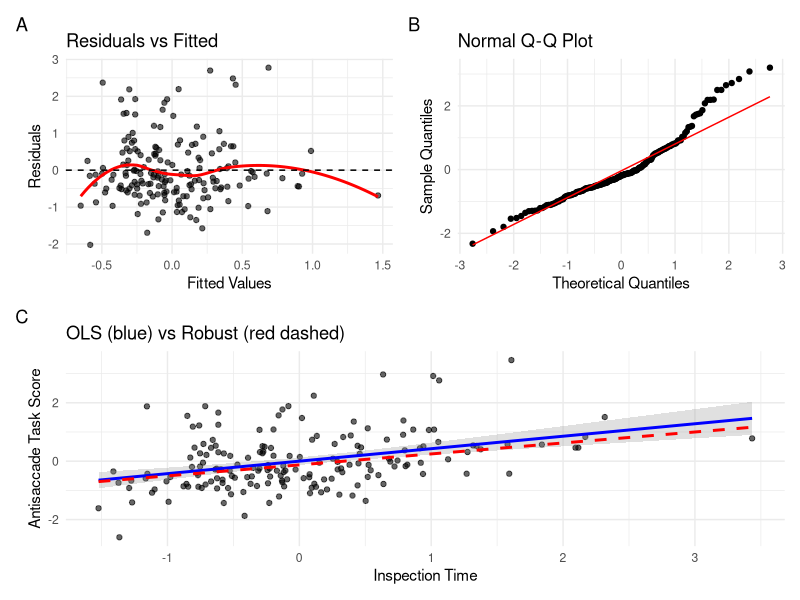
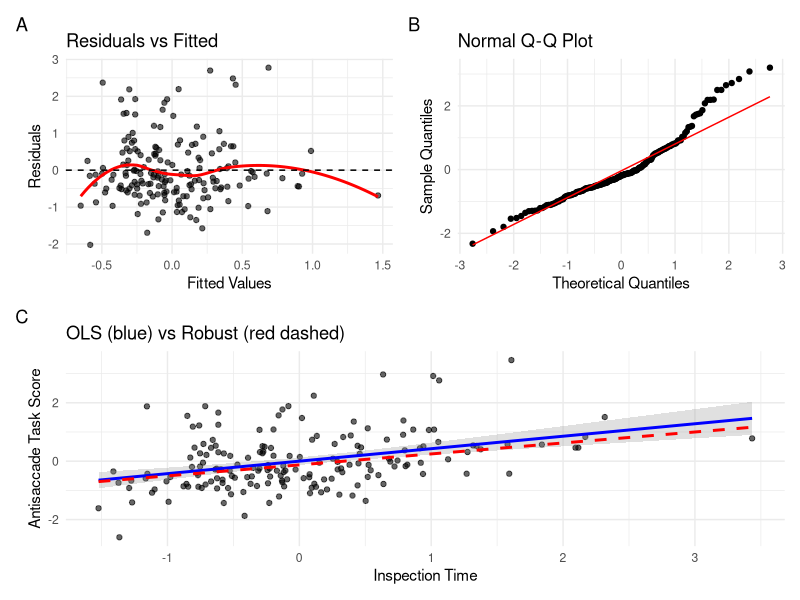
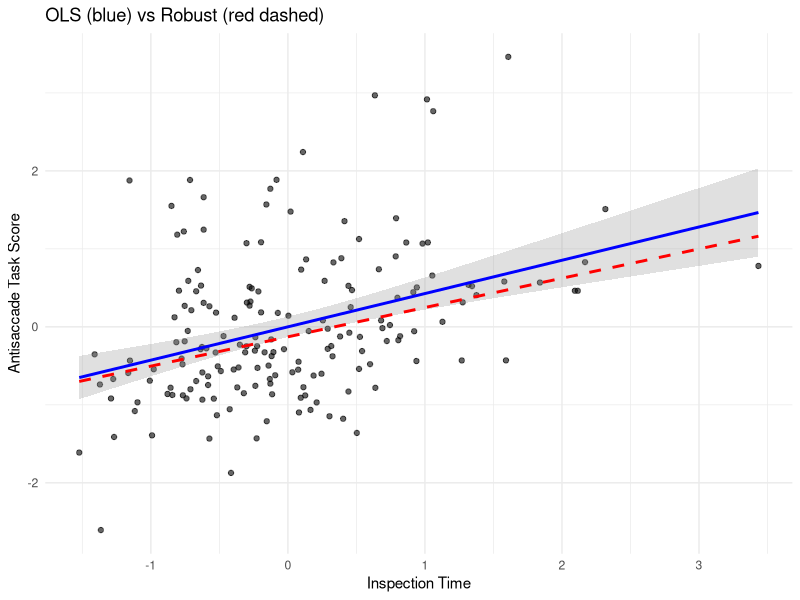

The R script that drew these images, in order:
library(tidyverse)
library(broom)
library(car)
library(lmtest)
library(robustbase)
library(boot)
library(patchwork)

# Load data
rou_rep <- read_csv("saccades_factor.csv")

# 1. DESCRIPTIVE STATISTICS
cat("=== DESCRIPTIVE STATISTICS ===\n")
summary_stats <- rou_rep %>%
  summarise(
    across(c(inspection_time, anti), 
           list(mean = ~mean(.x, na.rm = TRUE),
                sd = ~sd(.x, na.rm = TRUE),
                min = ~min(.x, na.rm = TRUE),
                max = ~max(.x, na.rm = TRUE)), 
           .names = "{.col}_{.fn}")
  )
print(summary_stats)

# 2. ASSUMPTION CHECKS
cat("\n=== ASSUMPTION CHECKS ===\n")

# Normality (Shapiro-Wilk test)
shapiro_inspection <- shapiro.test(rou_rep$inspection_time)
shapiro_anti <- shapiro.test(rou_rep$anti)

cat("Normality Tests:\n")
cat("Inspection Time: W =", round(shapiro_inspection$statistic, 3), 
    ", p =", format.pval(shapiro_inspection$p.value, digits = 3), "\n")
cat("Anti: W =", round(shapiro_anti$statistic, 3), 
    ", p =", format.pval(shapiro_anti$p.value, digits = 3), "\n")

# Fit initial model for diagnostics
model_ols <- lm(anti ~ inspection_time, data = rou_rep)

# Heteroscedasticity (Breusch-Pagan test)
bp_test <- bptest(model_ols)
cat("\nHeteroscedasticity Test: BP =", round(bp_test$statistic, 3), 
    ", p =", format.pval(bp_test$p.value, digits = 3), "\n")

# Outliers (Bonferroni outlier test)
outliers <- outlierTest(model_ols)
cat("\nOutlier Test:\n")
print(outliers)

# 3. CORRELATIONS
cat("\n=== CORRELATIONS ===\n")
pearson_cor <- cor.test(rou_rep$inspection_time, rou_rep$anti, method = "pearson")
spearman_cor <- cor.test(rou_rep$inspection_time, rou_rep$anti, method = "spearman")

cat("Pearson: r =", round(pearson_cor$estimate, 3), 
    ", p =", format.pval(pearson_cor$p.value, digits = 3), "\n")
cat("Spearman: rho =", round(spearman_cor$estimate, 3), 
    ", p =", format.pval(spearman_cor$p.value, digits = 3), "\n")

# 4. REGRESSION MODELS
cat("\n=== REGRESSION MODELS ===\n")

# OLS regression
cat("OLS Regression:\n")
ols_summary <- summary(model_ols)
print(ols_summary)

# Robust regression
model_robust <- lmrob(anti ~ inspection_time, data = rou_rep)
cat("\nRobust Regression:\n")
robust_summary <- summary(model_robust)
print(robust_summary)

# 5. BOOTSTRAP CONFIDENCE INTERVALS
cat("\n=== BOOTSTRAP ANALYSIS ===\n")
set.seed(123)

# Bootstrap slope estimate
boot_slope <- function(data, indices) {
  coef(lm(anti ~ inspection_time, data = data[indices, ]))[2]
}

boot_results <- boot(rou_rep, boot_slope, R = 2000)
boot_ci <- boot.ci(boot_results, type = "bca")

cat("Bootstrap slope:", round(boot_results$t0, 3), "\n")
cat("Bootstrap 95% CI: [", round(boot_ci$bca[4], 3), ", ", 
    round(boot_ci$bca[5], 3), "]\n")

# Bootstrap p-value (permutation test)
boot_pvalue <- function(data, indices) {
  # Permute predictor to break association
  perm_data <- data
  perm_data$inspection_time <- sample(data$inspection_time)
  coef(lm(anti ~ inspection_time, data = perm_data))[2]
}

boot_null <- boot(rou_rep, boot_pvalue, R = 2000)
p_bootstrap <- mean(abs(boot_null$t) >= abs(boot_results$t0))
cat("Bootstrap p-value:", round(p_bootstrap, 3), "\n")

# 6. MODEL COMPARISON
cat("\n=== MODEL COMPARISON ===\n")
cat("OLS R² =", round(summary(model_ols)$r.squared, 3), "\n")
cat("OLS 95% CI: [", round(confint(model_ols)[2,1], 3), ", ", 
    round(confint(model_ols)[2,2], 3), "]\n")
cat("Robust 95% CI: [", round(confint(model_robust)[2,1], 3), ", ", 
    round(confint(model_robust)[2,2], 3), "]\n")

# 7. DIAGNOSTIC PLOTS
# Residuals vs Fitted
p1 <- ggplot(fortify(model_ols), aes(x = .fitted, y = .resid)) +
  geom_point(alpha = 0.6) +
  geom_smooth(method = "loess", se = FALSE, color = "red") +
  geom_hline(yintercept = 0, linetype = "dashed") +
  labs(title = "Residuals vs Fitted", x = "Fitted Values", y = "Residuals") +
  theme_minimal()

# Q-Q plot
p2 <- ggplot(fortify(model_ols), aes(sample = .stdresid)) +
  stat_qq() +
  stat_qq_line(color = "red") +
  labs(title = "Normal Q-Q Plot", x = "Theoretical Quantiles", y = "Sample Quantiles") +
  theme_minimal()

# Regression plot
p3 <- ggplot(rou_rep, aes(x = inspection_time, y = anti)) +
  geom_point(alpha = 0.6) +
  geom_smooth(method = "lm", se = TRUE, color = "blue", alpha = 0.3) +
  geom_smooth(method = "lmrob", se = FALSE, color = "red", linetype = "dashed") +
  labs(x = "Inspection Time", y = "Antisaccade Task Score", 
       title = "OLS (blue) vs Robust (red dashed)") +
  theme_minimal()

# Combine plots
combined_plots <- (p1 + p2) / p3 + plot_annotation(tag_levels = 'A')
print(combined_plots)

# Save plots
ggsave("diagnostic_plots.png", combined_plots, width = 12, height = 8, dpi = 300)
ggsave("regression_comparison.png", p3, width = 8, height = 6, dpi = 300)

cat("\n=== ANALYSIS COMPLETE ===\n")
cat("Plots saved: diagnostic_plots.png, regression_comparison.png\n")
